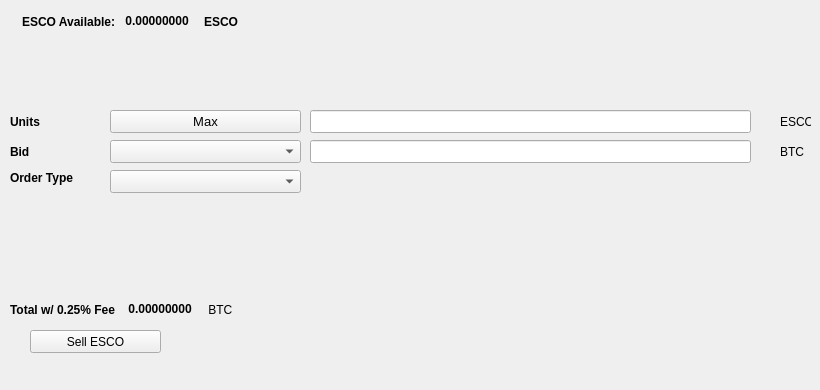
   <widget class="QWidget" name="SellTab">
    <attribute name="title">
     <string>Sell</string>
    </attribute>
    <widget class="QLabel" name="label_16">
     <property name="geometry">
      <rect>
       <x>780</x>
       <y>140</y>
       <width>31</width>
       <height>23</height>
      </rect>
     </property>
     <property name="text">
      <string>BTC</string>
     </property>
    </widget>
    <widget class="QComboBox" name="SellBidcomboBox">
     <property name="geometry">
      <rect>
       <x>110</x>
       <y>140</y>
       <width>191</width>
       <height>23</height>
      </rect>
     </property>
     <property name="font">
      <font>
       <pointsize>10</pointsize>
      </font>
     </property>
    </widget>
    <widget class="QLabel" name="label_18">
     <property name="geometry">
      <rect>
       <x>10</x>
       <y>110</y>
       <width>46</width>
       <height>23</height>
      </rect>
     </property>
     <property name="font">
      <font>
       <weight>75</weight>
       <bold>true</bold>
      </font>
     </property>
     <property name="text">
      <string>Units</string>
     </property>
    </widget>
    <widget class="QPushButton" name="Sell_Max_Amount">
     <property name="geometry">
      <rect>
       <x>110</x>
       <y>110</y>
       <width>191</width>
       <height>23</height>
      </rect>
     </property>
     <property name="font">
      <font>
       <pointsize>10</pointsize>
      </font>
     </property>
     <property name="text">
      <string>Max</string>
     </property>
    </widget>
    <widget class="QLabel" name="label_20">
     <property name="geometry">
      <rect>
       <x>10</x>
       <y>170</y>
       <width>91</width>
       <height>16</height>
      </rect>
     </property>
     <property name="font">
      <font>
       <weight>75</weight>
       <bold>true</bold>
      </font>
     </property>
     <property name="text">
      <string>Order Type</string>
     </property>
    </widget>
    <widget class="QComboBox" name="SellOrdertypeCombo">
     <property name="geometry">
      <rect>
       <x>110</x>
       <y>170</y>
       <width>191</width>
       <height>23</height>
      </rect>
     </property>
     <property name="font">
      <font>
       <pointsize>10</pointsize>
      </font>
     </property>
    </widget>
    <widget class="QLabel" name="label_21">
     <property name="geometry">
      <rect>
       <x>10</x>
       <y>140</y>
       <width>46</width>
       <height>23</height>
      </rect>
     </property>
     <property name="font">
      <font>
       <weight>75</weight>
       <bold>true</bold>
      </font>
     </property>
     <property name="text">
      <string>Bid</string>
     </property>
    </widget>
    <widget class="QLabel" name="label_22">
     <property name="geometry">
      <rect>
       <x>780</x>
       <y>110</y>
       <width>31</width>
       <height>23</height>
      </rect>
     </property>
     <property name="text">
      <string>ESCO</string>
     </property>
    </widget>
    <widget class="QLineEdit" name="UnitsInputPIV">
     <property name="geometry">
      <rect>
       <x>310</x>
       <y>110</y>
       <width>441</width>
       <height>23</height>
      </rect>
     </property>
     <property name="font">
      <font>
       <pointsize>9</pointsize>
       <weight>75</weight>
       <bold>true</bold>
      </font>
     </property>
    </widget>
    <widget class="QLineEdit" name="SellBidPriceEdit">
     <property name="geometry">
      <rect>
       <x>310</x>
       <y>140</y>
       <width>441</width>
       <height>23</height>
      </rect>
     </property>
     <property name="font">
      <font>
       <pointsize>9</pointsize>
       <weight>75</weight>
       <bold>true</bold>
      </font>
     </property>
    </widget>
    <widget class="QPushButton" name="SellPIVBTN">
     <property name="geometry">
      <rect>
       <x>30</x>
       <y>330</y>
       <width>131</width>
       <height>23</height>
      </rect>
     </property>
     <property name="text">
      <string>Sell ESCO</string>
     </property>
     <property name="icon">
      <iconset resource="../escrow">
       <normaloff>:/icons/bitcoin</normaloff>:/icons/bitcoin</iconset>
     </property>
    </widget>
    <widget class="QWidget" name="layoutWidget3">
     <property name="geometry">
      <rect>
       <x>22</x>
       <y>12</y>
       <width>258</width>
       <height>19</height>
      </rect>
     </property>
     <layout class="QHBoxLayout" name="horizontalLayout">
      <item>
       <widget class="QLabel" name="label232_2">
        <property name="font">
         <font>
          <weight>75</weight>
          <bold>true</bold>
         </font>
        </property>
        <property name="text">
         <string>ESCO Available:</string>
        </property>
       </widget>
      </item>
      <item>
       <widget class="QLabel" name="PIVAvailableLabel">
        <property name="palette">
         <palette>
          <active>
           <colorrole role="WindowText">
            <brush brushstyle="SolidPattern">
             <color alpha="255">
              <red>0</red>
              <green>0</green>
              <blue>0</blue>
             </color>
            </brush>
           </colorrole>
           <colorrole role="Button">
            <brush brushstyle="SolidPattern">
             <color alpha="255">
              <red>0</red>
              <green>170</green>
              <blue>0</blue>
             </color>
            </brush>
           </colorrole>
           <colorrole role="Light">
            <brush brushstyle="SolidPattern">
             <color alpha="255">
              <red>0</red>
              <green>255</green>
              <blue>0</blue>
             </color>
            </brush>
           </colorrole>
           <colorrole role="Midlight">
            <brush brushstyle="SolidPattern">
             <color alpha="255">
              <red>0</red>
              <green>212</green>
              <blue>0</blue>
             </color>
            </brush>
           </colorrole>
           <colorrole role="Dark">
            <brush brushstyle="SolidPattern">
             <color alpha="255">
              <red>0</red>
              <green>85</green>
              <blue>0</blue>
             </color>
            </brush>
           </colorrole>
           <colorrole role="Mid">
            <brush brushstyle="SolidPattern">
             <color alpha="255">
              <red>0</red>
              <green>113</green>
              <blue>0</blue>
             </color>
            </brush>
           </colorrole>
           <colorrole role="Text">
            <brush brushstyle="SolidPattern">
             <color alpha="255">
              <red>0</red>
              <green>170</green>
              <blue>0</blue>
             </color>
            </brush>
           </colorrole>
           <colorrole role="BrightText">
            <brush brushstyle="SolidPattern">
             <color alpha="255">
              <red>255</red>
              <green>255</green>
              <blue>255</blue>
             </color>
            </brush>
           </colorrole>
           <colorrole role="ButtonText">
            <brush brushstyle="SolidPattern">
             <color alpha="255">
              <red>0</red>
              <green>0</green>
              <blue>0</blue>
             </color>
            </brush>
           </colorrole>
           <colorrole role="Base">
            <brush brushstyle="SolidPattern">
             <color alpha="255">
              <red>255</red>
              <green>255</green>
              <blue>255</blue>
             </color>
            </brush>
           </colorrole>
           <colorrole role="Window">
            <brush brushstyle="SolidPattern">
             <color alpha="255">
              <red>0</red>
              <green>170</green>
              <blue>0</blue>
             </color>
            </brush>
           </colorrole>
           <colorrole role="Shadow">
            <brush brushstyle="SolidPattern">
             <color alpha="255">
              <red>0</red>
              <green>0</green>
              <blue>0</blue>
             </color>
            </brush>
           </colorrole>
           <colorrole role="AlternateBase">
            <brush brushstyle="SolidPattern">
             <color alpha="255">
              <red>127</red>
              <green>212</green>
              <blue>127</blue>
             </color>
            </brush>
           </colorrole>
           <colorrole role="ToolTipBase">
            <brush brushstyle="SolidPattern">
             <color alpha="255">
              <red>255</red>
              <green>255</green>
              <blue>220</blue>
             </color>
            </brush>
           </colorrole>
           <colorrole role="ToolTipText">
            <brush brushstyle="SolidPattern">
             <color alpha="255">
              <red>0</red>
              <green>0</green>
              <blue>0</blue>
             </color>
            </brush>
           </colorrole>
          </active>
          <inactive>
           <colorrole role="WindowText">
            <brush brushstyle="SolidPattern">
             <color alpha="255">
              <red>0</red>
              <green>0</green>
              <blue>0</blue>
             </color>
            </brush>
           </colorrole>
           <colorrole role="Button">
            <brush brushstyle="SolidPattern">
             <color alpha="255">
              <red>0</red>
              <green>170</green>
              <blue>0</blue>
             </color>
            </brush>
           </colorrole>
           <colorrole role="Light">
            <brush brushstyle="SolidPattern">
             <color alpha="255">
              <red>0</red>
              <green>255</green>
              <blue>0</blue>
             </color>
            </brush>
           </colorrole>
           <colorrole role="Midlight">
            <brush brushstyle="SolidPattern">
             <color alpha="255">
              <red>0</red>
              <green>212</green>
              <blue>0</blue>
             </color>
            </brush>
           </colorrole>
           <colorrole role="Dark">
            <brush brushstyle="SolidPattern">
             <color alpha="255">
              <red>0</red>
              <green>85</green>
              <blue>0</blue>
             </color>
            </brush>
           </colorrole>
           <colorrole role="Mid">
            <brush brushstyle="SolidPattern">
             <color alpha="255">
              <red>0</red>
              <green>113</green>
              <blue>0</blue>
             </color>
            </brush>
           </colorrole>
           <colorrole role="Text">
            <brush brushstyle="SolidPattern">
             <color alpha="255">
              <red>0</red>
              <green>170</green>
              <blue>0</blue>
             </color>
            </brush>
           </colorrole>
           <colorrole role="BrightText">
            <brush brushstyle="SolidPattern">
             <color alpha="255">
              <red>255</red>
              <green>255</green>
              <blue>255</blue>
             </color>
            </brush>
           </colorrole>
           <colorrole role="ButtonText">
            <brush brushstyle="SolidPattern">
             <color alpha="255">
              <red>0</red>
              <green>0</green>
              <blue>0</blue>
             </color>
            </brush>
           </colorrole>
           <colorrole role="Base">
            <brush brushstyle="SolidPattern">
             <color alpha="255">
              <red>255</red>
              <green>255</green>
              <blue>255</blue>
             </color>
            </brush>
           </colorrole>
           <colorrole role="Window">
            <brush brushstyle="SolidPattern">
             <color alpha="255">
              <red>0</red>
              <green>170</green>
              <blue>0</blue>
             </color>
            </brush>
           </colorrole>
           <colorrole role="Shadow">
            <brush brushstyle="SolidPattern">
             <color alpha="255">
              <red>0</red>
              <green>0</green>
              <blue>0</blue>
             </color>
            </brush>
           </colorrole>
           <colorrole role="AlternateBase">
            <brush brushstyle="SolidPattern">
             <color alpha="255">
              <red>127</red>
              <green>212</green>
              <blue>127</blue>
             </color>
            </brush>
           </colorrole>
           <colorrole role="ToolTipBase">
            <brush brushstyle="SolidPattern">
             <color alpha="255">
              <red>255</red>
              <green>255</green>
              <blue>220</blue>
             </color>
            </brush>
           </colorrole>
           <colorrole role="ToolTipText">
            <brush brushstyle="SolidPattern">
             <color alpha="255">
              <red>0</red>
              <green>0</green>
              <blue>0</blue>
             </color>
            </brush>
           </colorrole>
          </inactive>
          <disabled>
           <colorrole role="WindowText">
            <brush brushstyle="SolidPattern">
             <color alpha="255">
              <red>0</red>
              <green>85</green>
              <blue>0</blue>
             </color>
            </brush>
           </colorrole>
           <colorrole role="Button">
            <brush brushstyle="SolidPattern">
             <color alpha="255">
              <red>0</red>
              <green>170</green>
              <blue>0</blue>
             </color>
            </brush>
           </colorrole>
           <colorrole role="Light">
            <brush brushstyle="SolidPattern">
             <color alpha="255">
              <red>0</red>
              <green>255</green>
              <blue>0</blue>
             </color>
            </brush>
           </colorrole>
           <colorrole role="Midlight">
            <brush brushstyle="SolidPattern">
             <color alpha="255">
              <red>0</red>
              <green>212</green>
              <blue>0</blue>
             </color>
            </brush>
           </colorrole>
           <colorrole role="Dark">
            <brush brushstyle="SolidPattern">
             <color alpha="255">
              <red>0</red>
              <green>85</green>
              <blue>0</blue>
             </color>
            </brush>
           </colorrole>
           <colorrole role="Mid">
            <brush brushstyle="SolidPattern">
             <color alpha="255">
              <red>0</red>
              <green>113</green>
              <blue>0</blue>
             </color>
            </brush>
           </colorrole>
           <colorrole role="Text">
            <brush brushstyle="SolidPattern">
             <color alpha="255">
              <red>0</red>
              <green>85</green>
              <blue>0</blue>
             </color>
            </brush>
           </colorrole>
           <colorrole role="BrightText">
            <brush brushstyle="SolidPattern">
             <color alpha="255">
              <red>255</red>
              <green>255</green>
              <blue>255</blue>
             </color>
            </brush>
           </colorrole>
           <colorrole role="ButtonText">
            <brush brushstyle="SolidPattern">
             <color alpha="255">
              <red>0</red>
              <green>85</green>
              <blue>0</blue>
             </color>
            </brush>
           </colorrole>
           <colorrole role="Base">
            <brush brushstyle="SolidPattern">
             <color alpha="255">
              <red>0</red>
              <green>170</green>
              <blue>0</blue>
             </color>
            </brush>
           </colorrole>
           <colorrole role="Window">
            <brush brushstyle="SolidPattern">
             <color alpha="255">
              <red>0</red>
              <green>170</green>
              <blue>0</blue>
             </color>
            </brush>
           </colorrole>
           <colorrole role="Shadow">
            <brush brushstyle="SolidPattern">
             <color alpha="255">
              <red>0</red>
              <green>0</green>
              <blue>0</blue>
             </color>
            </brush>
           </colorrole>
           <colorrole role="AlternateBase">
            <brush brushstyle="SolidPattern">
             <color alpha="255">
              <red>0</red>
              <green>170</green>
              <blue>0</blue>
             </color>
            </brush>
           </colorrole>
           <colorrole role="ToolTipBase">
            <brush brushstyle="SolidPattern">
             <color alpha="255">
              <red>255</red>
              <green>255</green>
              <blue>220</blue>
             </color>
            </brush>
           </colorrole>
           <colorrole role="ToolTipText">
            <brush brushstyle="SolidPattern">
             <color alpha="255">
              <red>0</red>
              <green>0</green>
              <blue>0</blue>
             </color>
            </brush>
           </colorrole>
          </disabled>
         </palette>
        </property>
        <property name="font">
         <font>
          <weight>75</weight>
          <bold>true</bold>
         </font>
        </property>
        <property name="text">
         <string> 0.00000000 </string>
        </property>
        <property name="textInteractionFlags">
         <set>Qt::LinksAccessibleByMouse|Qt::TextSelectableByKeyboard|Qt::TextSelectableByMouse</set>
        </property>
       </widget>
      </item>
      <item>
       <widget class="QLabel" name="labelPIV">
        <property name="font">
         <font>
          <weight>75</weight>
          <bold>true</bold>
         </font>
        </property>
        <property name="text">
         <string>ESCO</string>
        </property>
       </widget>
      </item>
     </layout>
    </widget>
    <widget class="QWidget" name="layoutWidget">
     <property name="geometry">
      <rect>
       <x>10</x>
       <y>300</y>
       <width>268</width>
       <height>19</height>
      </rect>
     </property>
     <layout class="QHBoxLayout" name="horizontalLayout_2">
      <item>
       <widget class="QLabel" name="label_19">
        <property name="font">
         <font>
          <weight>75</weight>
          <bold>true</bold>
         </font>
        </property>
        <property name="text">
         <string>Total w/ 0.25% Fee </string>
        </property>
       </widget>
      </item>
      <item>
       <widget class="QLabel" name="SellCostLabel">
        <property name="palette">
         <palette>
          <active>
           <colorrole role="WindowText">
            <brush brushstyle="SolidPattern">
             <color alpha="255">
              <red>0</red>
              <green>0</green>
              <blue>0</blue>
             </color>
            </brush>
           </colorrole>
           <colorrole role="Button">
            <brush brushstyle="SolidPattern">
             <color alpha="255">
              <red>0</red>
              <green>170</green>
              <blue>0</blue>
             </color>
            </brush>
           </colorrole>
           <colorrole role="Light">
            <brush brushstyle="SolidPattern">
             <color alpha="255">
              <red>0</red>
              <green>255</green>
              <blue>0</blue>
             </color>
            </brush>
           </colorrole>
           <colorrole role="Midlight">
            <brush brushstyle="SolidPattern">
             <color alpha="255">
              <red>0</red>
              <green>212</green>
              <blue>0</blue>
             </color>
            </brush>
           </colorrole>
           <colorrole role="Dark">
            <brush brushstyle="SolidPattern">
             <color alpha="255">
              <red>0</red>
              <green>85</green>
              <blue>0</blue>
             </color>
            </brush>
           </colorrole>
           <colorrole role="Mid">
            <brush brushstyle="SolidPattern">
             <color alpha="255">
              <red>0</red>
              <green>113</green>
              <blue>0</blue>
             </color>
            </brush>
           </colorrole>
           <colorrole role="Text">
            <brush brushstyle="SolidPattern">
             <color alpha="255">
              <red>0</red>
              <green>170</green>
              <blue>0</blue>
             </color>
            </brush>
           </colorrole>
           <colorrole role="BrightText">
            <brush brushstyle="SolidPattern">
             <color alpha="255">
              <red>255</red>
              <green>255</green>
              <blue>255</blue>
             </color>
            </brush>
           </colorrole>
           <colorrole role="ButtonText">
            <brush brushstyle="SolidPattern">
             <color alpha="255">
              <red>0</red>
              <green>0</green>
              <blue>0</blue>
             </color>
            </brush>
           </colorrole>
           <colorrole role="Base">
            <brush brushstyle="SolidPattern">
             <color alpha="255">
              <red>255</red>
              <green>255</green>
              <blue>255</blue>
             </color>
            </brush>
           </colorrole>
           <colorrole role="Window">
            <brush brushstyle="SolidPattern">
             <color alpha="255">
              <red>0</red>
              <green>170</green>
              <blue>0</blue>
             </color>
            </brush>
           </colorrole>
           <colorrole role="Shadow">
            <brush brushstyle="SolidPattern">
             <color alpha="255">
              <red>0</red>
              <green>0</green>
              <blue>0</blue>
             </color>
            </brush>
           </colorrole>
           <colorrole role="AlternateBase">
            <brush brushstyle="SolidPattern">
             <color alpha="255">
              <red>127</red>
              <green>212</green>
              <blue>127</blue>
             </color>
            </brush>
           </colorrole>
           <colorrole role="ToolTipBase">
            <brush brushstyle="SolidPattern">
             <color alpha="255">
              <red>255</red>
              <green>255</green>
              <blue>220</blue>
             </color>
            </brush>
           </colorrole>
           <colorrole role="ToolTipText">
            <brush brushstyle="SolidPattern">
             <color alpha="255">
              <red>0</red>
              <green>0</green>
              <blue>0</blue>
             </color>
            </brush>
           </colorrole>
          </active>
          <inactive>
           <colorrole role="WindowText">
            <brush brushstyle="SolidPattern">
             <color alpha="255">
              <red>0</red>
              <green>0</green>
              <blue>0</blue>
             </color>
            </brush>
           </colorrole>
           <colorrole role="Button">
            <brush brushstyle="SolidPattern">
             <color alpha="255">
              <red>0</red>
              <green>170</green>
              <blue>0</blue>
             </color>
            </brush>
           </colorrole>
           <colorrole role="Light">
            <brush brushstyle="SolidPattern">
             <color alpha="255">
              <red>0</red>
              <green>255</green>
              <blue>0</blue>
             </color>
            </brush>
           </colorrole>
           <colorrole role="Midlight">
            <brush brushstyle="SolidPattern">
             <color alpha="255">
              <red>0</red>
              <green>212</green>
              <blue>0</blue>
             </color>
            </brush>
           </colorrole>
           <colorrole role="Dark">
            <brush brushstyle="SolidPattern">
             <color alpha="255">
              <red>0</red>
              <green>85</green>
              <blue>0</blue>
             </color>
            </brush>
           </colorrole>
           <colorrole role="Mid">
            <brush brushstyle="SolidPattern">
             <color alpha="255">
              <red>0</red>
              <green>113</green>
              <blue>0</blue>
             </color>
            </brush>
           </colorrole>
           <colorrole role="Text">
            <brush brushstyle="SolidPattern">
             <color alpha="255">
              <red>0</red>
              <green>170</green>
              <blue>0</blue>
             </color>
            </brush>
           </colorrole>
           <colorrole role="BrightText">
            <brush brushstyle="SolidPattern">
             <color alpha="255">
              <red>255</red>
              <green>255</green>
              <blue>255</blue>
             </color>
            </brush>
           </colorrole>
           <colorrole role="ButtonText">
            <brush brushstyle="SolidPattern">
             <color alpha="255">
              <red>0</red>
              <green>0</green>
              <blue>0</blue>
             </color>
            </brush>
           </colorrole>
           <colorrole role="Base">
            <brush brushstyle="SolidPattern">
             <color alpha="255">
              <red>255</red>
              <green>255</green>
              <blue>255</blue>
             </color>
            </brush>
           </colorrole>
           <colorrole role="Window">
            <brush brushstyle="SolidPattern">
             <color alpha="255">
              <red>0</red>
              <green>170</green>
              <blue>0</blue>
             </color>
            </brush>
           </colorrole>
           <colorrole role="Shadow">
            <brush brushstyle="SolidPattern">
             <color alpha="255">
              <red>0</red>
              <green>0</green>
              <blue>0</blue>
             </color>
            </brush>
           </colorrole>
           <colorrole role="AlternateBase">
            <brush brushstyle="SolidPattern">
             <color alpha="255">
              <red>127</red>
              <green>212</green>
              <blue>127</blue>
             </color>
            </brush>
           </colorrole>
           <colorrole role="ToolTipBase">
            <brush brushstyle="SolidPattern">
             <color alpha="255">
              <red>255</red>
              <green>255</green>
              <blue>220</blue>
             </color>
            </brush>
           </colorrole>
           <colorrole role="ToolTipText">
            <brush brushstyle="SolidPattern">
             <color alpha="255">
              <red>0</red>
              <green>0</green>
              <blue>0</blue>
             </color>
            </brush>
           </colorrole>
          </inactive>
          <disabled>
           <colorrole role="WindowText">
            <brush brushstyle="SolidPattern">
             <color alpha="255">
              <red>0</red>
              <green>85</green>
              <blue>0</blue>
             </color>
            </brush>
           </colorrole>
           <colorrole role="Button">
            <brush brushstyle="SolidPattern">
             <color alpha="255">
              <red>0</red>
              <green>170</green>
              <blue>0</blue>
             </color>
            </brush>
           </colorrole>
           <colorrole role="Light">
            <brush brushstyle="SolidPattern">
             <color alpha="255">
              <red>0</red>
              <green>255</green>
              <blue>0</blue>
             </color>
            </brush>
           </colorrole>
           <colorrole role="Midlight">
            <brush brushstyle="SolidPattern">
             <color alpha="255">
              <red>0</red>
              <green>212</green>
              <blue>0</blue>
             </color>
            </brush>
           </colorrole>
           <colorrole role="Dark">
            <brush brushstyle="SolidPattern">
             <color alpha="255">
              <red>0</red>
              <green>85</green>
              <blue>0</blue>
             </color>
            </brush>
           </colorrole>
           <colorrole role="Mid">
            <brush brushstyle="SolidPattern">
             <color alpha="255">
              <red>0</red>
              <green>113</green>
              <blue>0</blue>
             </color>
            </brush>
           </colorrole>
           <colorrole role="Text">
            <brush brushstyle="SolidPattern">
             <color alpha="255">
              <red>0</red>
              <green>85</green>
              <blue>0</blue>
             </color>
            </brush>
           </colorrole>
           <colorrole role="BrightText">
            <brush brushstyle="SolidPattern">
             <color alpha="255">
              <red>255</red>
              <green>255</green>
              <blue>255</blue>
             </color>
            </brush>
           </colorrole>
           <colorrole role="ButtonText">
            <brush brushstyle="SolidPattern">
             <color alpha="255">
              <red>0</red>
              <green>85</green>
              <blue>0</blue>
             </color>
            </brush>
           </colorrole>
           <colorrole role="Base">
            <brush brushstyle="SolidPattern">
             <color alpha="255">
              <red>0</red>
              <green>170</green>
              <blue>0</blue>
             </color>
            </brush>
           </colorrole>
           <colorrole role="Window">
            <brush brushstyle="SolidPattern">
             <color alpha="255">
              <red>0</red>
              <green>170</green>
              <blue>0</blue>
             </color>
            </brush>
           </colorrole>
           <colorrole role="Shadow">
            <brush brushstyle="SolidPattern">
             <color alpha="255">
              <red>0</red>
              <green>0</green>
              <blue>0</blue>
             </color>
            </brush>
           </colorrole>
           <colorrole role="AlternateBase">
            <brush brushstyle="SolidPattern">
             <color alpha="255">
              <red>0</red>
              <green>170</green>
              <blue>0</blue>
             </color>
            </brush>
           </colorrole>
           <colorrole role="ToolTipBase">
            <brush brushstyle="SolidPattern">
             <color alpha="255">
              <red>255</red>
              <green>255</green>
              <blue>220</blue>
             </color>
            </brush>
           </colorrole>
           <colorrole role="ToolTipText">
            <brush brushstyle="SolidPattern">
             <color alpha="255">
              <red>0</red>
              <green>0</green>
              <blue>0</blue>
             </color>
            </brush>
           </colorrole>
          </disabled>
         </palette>
        </property>
        <property name="font">
         <font>
          <weight>75</weight>
          <bold>true</bold>
         </font>
        </property>
        <property name="autoFillBackground">
         <bool>false</bool>
        </property>
        <property name="text">
         <string> 0.00000000</string>
        </property>
        <property name="textInteractionFlags">
         <set>Qt::LinksAccessibleByMouse|Qt::TextSelectableByMouse</set>
        </property>
       </widget>
      </item>
      <item>
       <widget class="QLabel" name="label_17">
        <property name="font">
         <font>
          <weight>50</weight>
          <bold>false</bold>
         </font>
        </property>
        <property name="text">
         <string> BTC</string>
        </property>
       </widget>
      </item>
     </layout>
    </widget>
    <widget class="QLabel" name="label_23">
     <property name="geometry">
      <rect>
       <x>460</x>
       <y>300</y>
       <width>281</width>
       <height>81</height>
      </rect>
     </property>
     <property name="text">
      <string/>
     </property>
     <property name="pixmap">
      <pixmap>:/images/bittrex</pixmap>
     </property>
    </widget>
   </widget>
